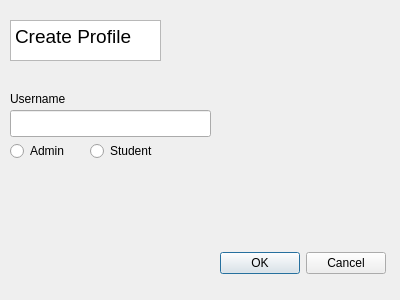
<?xml version="1.0" encoding="UTF-8"?>
<ui version="4.0">
 <class>createProfilePage</class>
 <widget class="QWidget" name="createProfilePage">
  <property name="geometry">
   <rect>
    <x>0</x>
    <y>0</y>
    <width>400</width>
    <height>300</height>
   </rect>
  </property>
  <property name="windowTitle">
   <string>Create Profile Page</string>
  </property>
  <widget class="QTextBrowser" name="createProfileHeading">
   <property name="geometry">
    <rect>
     <x>10</x>
     <y>20</y>
     <width>151</width>
     <height>41</height>
    </rect>
   </property>
   <property name="html">
    <string>&lt;!DOCTYPE HTML PUBLIC &quot;-//W3C//DTD HTML 4.0//EN&quot; &quot;http://www.w3.org/TR/REC-html40/strict.dtd&quot;&gt;
&lt;html&gt;&lt;head&gt;&lt;meta name=&quot;qrichtext&quot; content=&quot;1&quot; /&gt;&lt;style type=&quot;text/css&quot;&gt;
p, li { white-space: pre-wrap; }
&lt;/style&gt;&lt;/head&gt;&lt;body style=&quot; font-family:'Ubuntu'; font-size:11pt; font-weight:400; font-style:normal;&quot;&gt;
&lt;p style=&quot; margin-top:0px; margin-bottom:0px; margin-left:0px; margin-right:0px; -qt-block-indent:0; text-indent:0px;&quot;&gt;&lt;span style=&quot; font-size:14pt;&quot;&gt;Create Profile&lt;/span&gt;&lt;/p&gt;&lt;/body&gt;&lt;/html&gt;</string>
   </property>
  </widget>
  <widget class="QLineEdit" name="userText">
   <property name="geometry">
    <rect>
     <x>10</x>
     <y>110</y>
     <width>201</width>
     <height>27</height>
    </rect>
   </property>
  </widget>
  <widget class="QLabel" name="userlabel">
   <property name="geometry">
    <rect>
     <x>10</x>
     <y>90</y>
     <width>71</width>
     <height>17</height>
    </rect>
   </property>
   <property name="text">
    <string>Username</string>
   </property>
  </widget>
  <widget class="QDialogButtonBox" name="dialogButtonBox">
   <property name="geometry">
    <rect>
     <x>210</x>
     <y>250</y>
     <width>176</width>
     <height>27</height>
    </rect>
   </property>
   <property name="standardButtons">
    <set>QDialogButtonBox::Cancel|QDialogButtonBox::Ok</set>
   </property>
  </widget>
  <widget class="QRadioButton" name="adminToggle">
   <property name="geometry">
    <rect>
     <x>10</x>
     <y>140</y>
     <width>71</width>
     <height>22</height>
    </rect>
   </property>
   <property name="text">
    <string>Admin</string>
   </property>
  </widget>
  <widget class="QRadioButton" name="studentToggle">
   <property name="geometry">
    <rect>
     <x>90</x>
     <y>140</y>
     <width>81</width>
     <height>22</height>
    </rect>
   </property>
   <property name="text">
    <string>Student</string>
   </property>
  </widget>
 </widget>
 <resources/>
 <connections/>
</ui>
